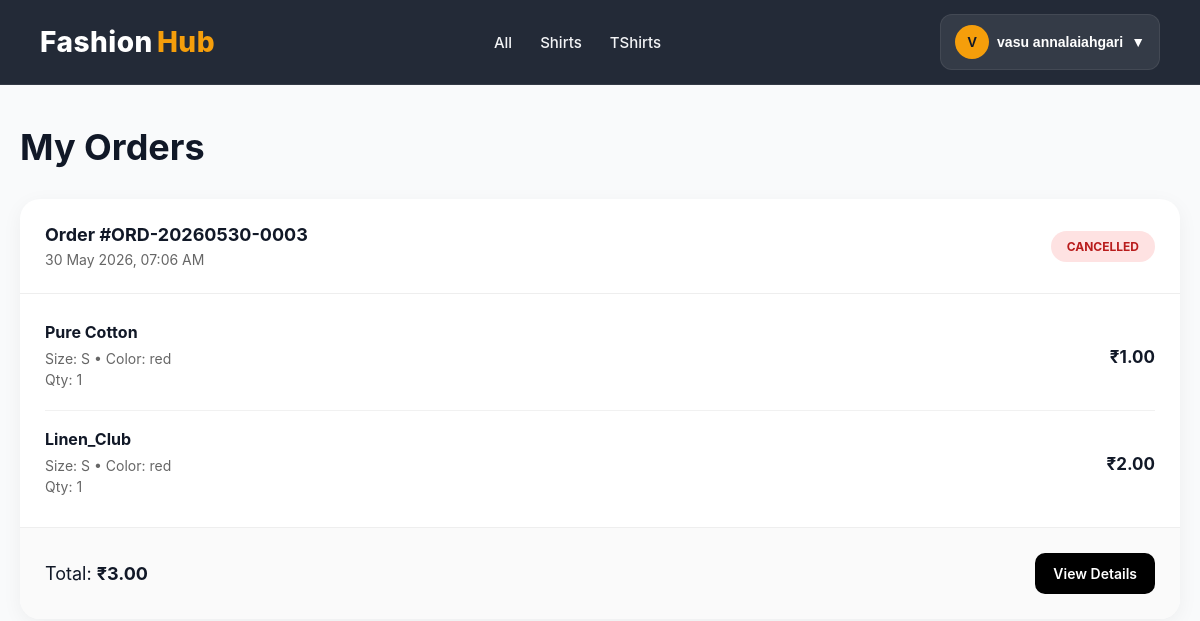
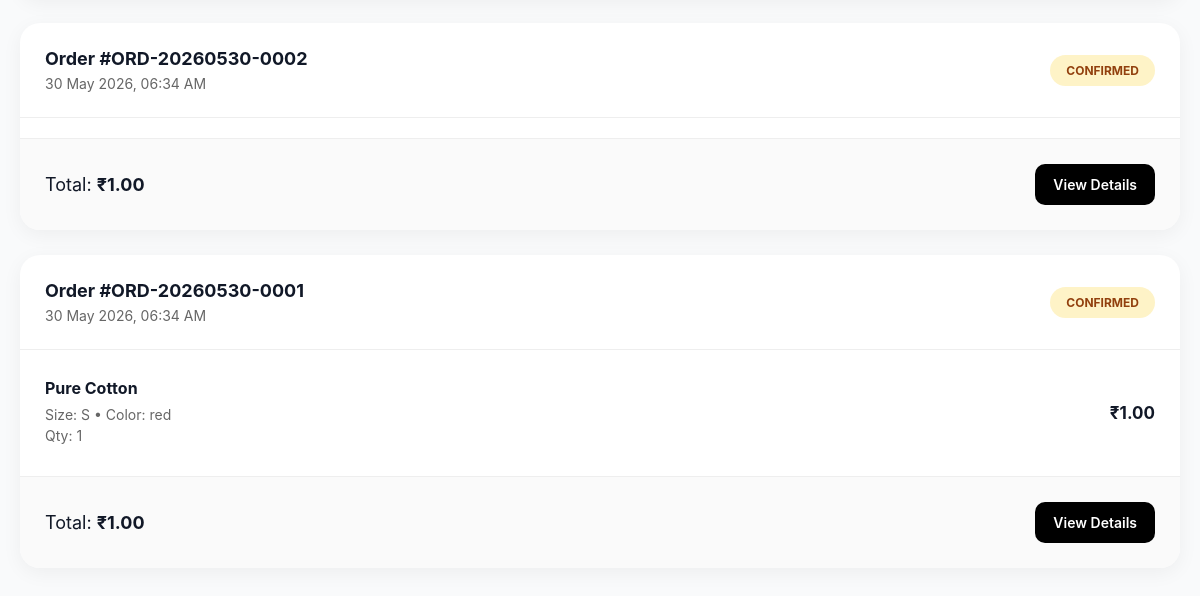
Page /orders/history/ (signed in) on the earlier database version (2 pictures, top to bottom).
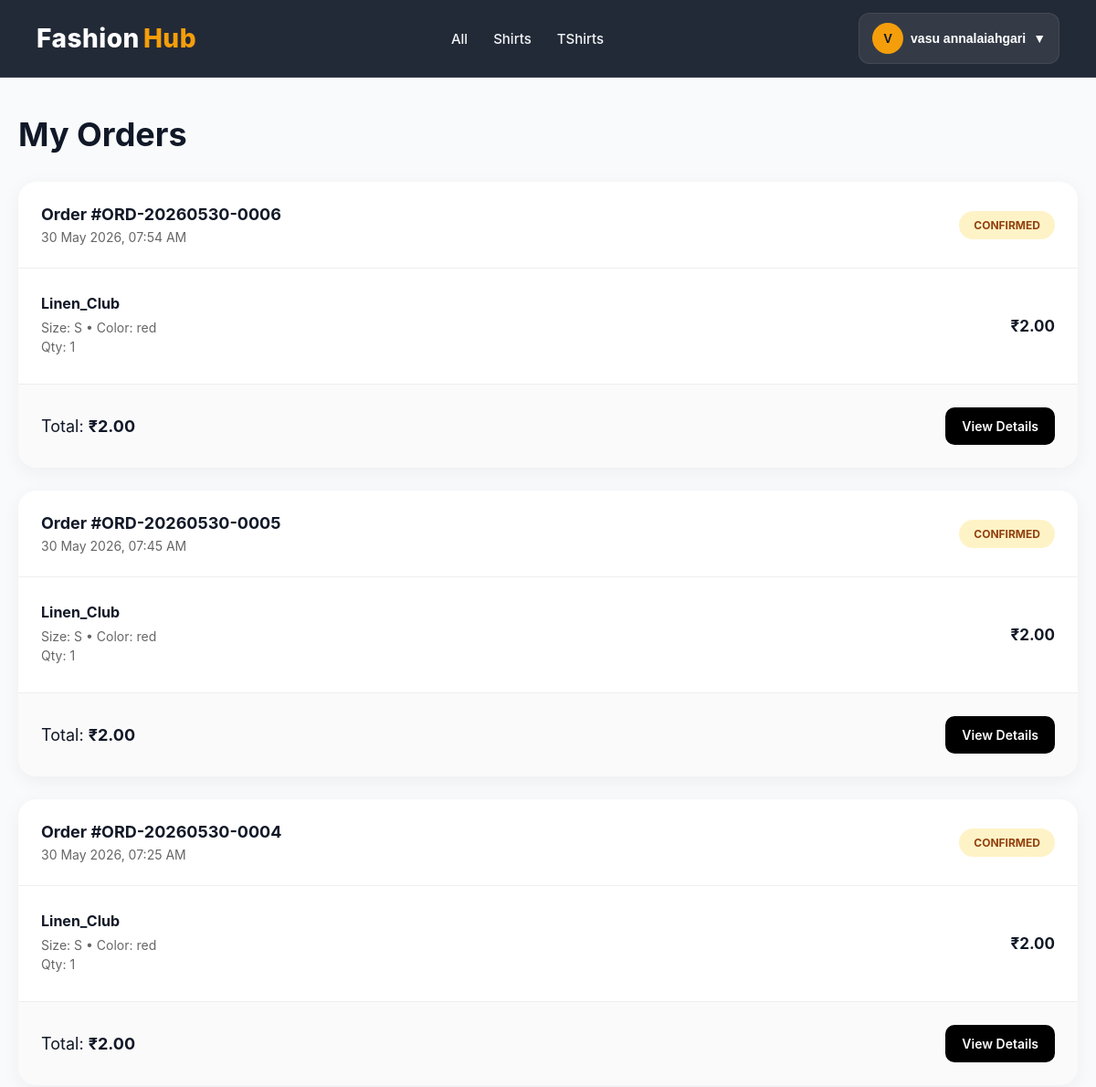
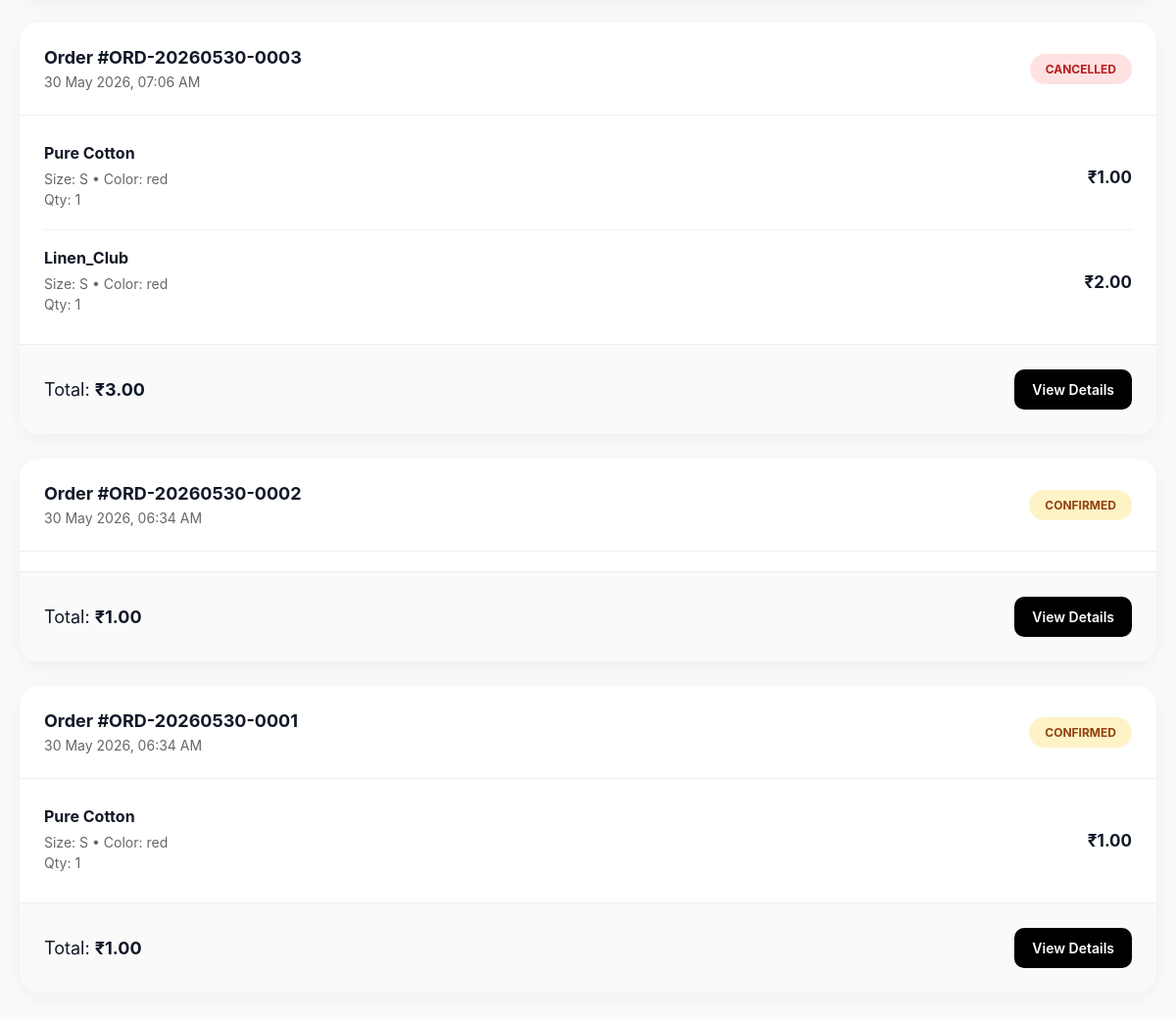
Same page on the later database version (2 pictures, top to bottom).
### products/models.py (models this page shows, shortened)
class BaseModel(models.Model):
    created_at = models.DateTimeField(
        auto_now_add=True
    )
    updated_at = models.DateTimeField(
        auto_now=True
    )
    class Meta:
        abstract = True

class Category(BaseModel):
    name = models.CharField(
        max_length=100,
        unique=True
    )
    slug = models.SlugField(
        unique=True,
        blank=True
    )
    image = models.ImageField(
        upload_to='categories/',
        blank=True,
        null=True
    )
    is_active = models.BooleanField(default=True)
    class Meta:
        verbose_name_plural = "Categories"
        ordering = ['name']
        indexes = [
            models.Index(fields=['slug']),
            models.Index(fields=['is_active']),
        ]

### orders/models.py (models this page shows, shortened)
class Order(models.Model):
    user = models.ForeignKey(settings.AUTH_USER_MODEL, on_delete=models.CASCADE, related_name="orders")
    order_id = models.CharField(max_length=20, unique=True)
    payment_method = models.CharField(max_length=20, choices=PaymentMethod.choices, default=PaymentMethod.COD)
    payment_status = models.CharField(max_length=20, choices=PaymentStatus.choices, default=PaymentStatus.PENDING)
    status = models.CharField(max_length=30, choices=OrderStatus.choices, default=OrderStatus.PENDING)
    shipping_status = models.CharField(max_length=30, choices=ShippingStatus.choices, default=ShippingStatus.PENDING)
    subtotal = models.DecimalField(max_digits=10, decimal_places=2, default=Decimal("0.00"))
    shipping_charge = models.DecimalField(max_digits=10, decimal_places=2, default=Decimal("0.00"))
    discount = models.DecimalField(max_digits=10, decimal_places=2, default=Decimal("0.00"))
    total = models.DecimalField(max_digits=10, decimal_places=2, default=Decimal("0.00"))
    courier_partner = models.CharField(max_length=100, blank=True, null=True)
    tracking_number = models.CharField(max_length=100, blank=True, null=True)
    estimated_delivery = models.DateField(blank=True, null=True)
    shipped_at = models.DateTimeField(blank=True, null=True)
    delivered_at = models.DateTimeField(blank=True, null=True)
    created_at = models.DateTimeField(auto_now_add=True)
    updated_at = models.DateTimeField(auto_now=True)
    refund_status = models.CharField(
        max_length=20,
        choices=[
            ("NOT_REQUESTED", "Not Requested"),
            ("REQUESTED", "Requested"),
            ("APPROVED", "Approved"),
            ("COMPLETED", "Completed"),
            ("REJECTED", "Rejected"),
        ],
        default="NOT_REQUESTED"
    )
    refund_method = models.CharField(
        max_length=20,
        choices=[
            ("UPI", "UPI"),
            ("BANK", "Bank Transfer"),
            ("WALLET", "Wallet"),
            ("CASH", "Cash Adjustment"),
        ],
        blank=True,
        null=True
    )
    refund_reference = models.CharField(
        max_length=100,
        blank=True,
        null=True
    )
    refunded_at = models.DateTimeField(
        blank=True,
        null=True
    )
    from django.utils import timezone

class OrderItem(models.Model):
    order = models.ForeignKey(Order, on_delete=models.CASCADE, related_name="items")
    product_name = models.CharField(max_length=255)
    product_image = models.ImageField(upload_to="orders/products/", blank=True, null=True)
    variant_id = models.IntegerField()
    sku = models.CharField(
        max_length=100,
        blank=True,
        null=True
    )
    size = models.CharField(max_length=50)
    color = models.CharField(max_length=50)
    price = models.DecimalField(max_digits=10, decimal_places=2)
    quantity = models.PositiveIntegerField()
    @property
    def total_price(self):
        return (self.price or Decimal("0")) * (self.quantity or 0)

### orders/views.py (the view)
@login_required
def order_history(request):
    orders = Order.objects.filter(
        user=request.user
    ).prefetch_related(
        "items"
    ).order_by("-created_at")
    return render(request, "orders/history.html", {
        "orders": orders
    })

### home/context_processors.py (called while the page is built)
def global_data(request):
    return {
        "categories": Category.objects.all()
    }

### orders/templates/orders/history.html (shortened to what this page needs)
{% load static %}
<!DOCTYPE html>
<html>
<head>
    <link rel="stylesheet"
          href="{% static 'orders/css/history.css' %}">
</head>
<body>
{% include 'partials/navbar.html' %}
<div class="history-container">
    <div class="history-header">
        <div>
            <h1>
                My Orders
            </h1>
        </div>
    </div>
    {% for order in orders %}
    <div class="order-card">
        <div class="order-top">
            <div class="order-left">
                <div class="order-id">
                    Order #{{ order.order_id }}
                </div>
                <div class="order-date">
                    {{ order.created_at|date:"d M Y, h:i A" }}
                </div>
            </div>
            <div class="order-right">
                <div class="status
                    {% if order.status == 'PAID' %}
                        paid
                    {% elif order.status == 'DELIVERED' %}
                        delivered
                    {% elif order.status == 'CANCELLED' %}
                        cancelled
                    {% elif order.status == 'SHIPPED' %}
                        shipped
                    {% else %}
                        pending
                    {% endif %}
                ">
                    {{ order.status }}
                </div>
            </div>
        </div>
        <div class="order-items">
            {% for item in order.items.all %}
            <div class="item-row">
                <div class="item-info">
                    <h4>
                        {{ item.product_name }}
                    </h4>
                    <p>
                        Size: {{ item.size }}
                        •
                        Color: {{ item.color }}
                    </p>
                    <p>
                        Qty: {{ item.quantity }}
                    </p>
                </div>
                <div class="item-price">
                    ₹{{ item.total_price }}
                </div>
            </div>
            {% endfor %}
        </div>
        <div class="order-footer">
            <div class="total">
                Total:
                <strong>
                    ₹{{ order.total }}
                </strong>
            </div>
            <div class="actions">
                <a href="{% url 'order_detail' order.order_id %}"
                   class="action-btn">
                    View Details
                </a>
            </div>
        </div>
    </div>
    {% endfor %}
</div>
</body>
</html>

### home/templates/partials/navbar.html (shortened to what this page needs)
{% load static %}
<link rel="stylesheet" href="{% static 'home/css/navbar.css' %}">
<header class="header" id="header">
    <a href="/" class="logo">
        Fashion<span>Hub</span>
    </a>
      <nav class="nav" id="nav">
    <a href="{% url 'product_list' %}">All</a>
    {% for category in categories %}
        <a href="{% url 'product_list' %}?category={{ category.slug }}">
            {{ category.name }}
        </a>
    {% endfor %}
</nav>
    <div class="nav-actions">
        {% if request.user.is_authenticated %}
        <div class="account-dropdown" id="accountWrapper">
            <button class="account-btn" id="accountBtn" type="button">
                <span class="account-avatar">
                    {{ request.user.full_name|default:request.user.email|first|upper }}
                </span>
                <span class="account-name">
                    {{ request.user.full_name|default:request.user.email }}
                </span>
                <span class="dropdown-icon">▼</span>
            </button>
        </div>
        {% endif %}
    </div>
</header>

Differences in the rows shown:
added Order: order_id "ORD-20260530-0006", created_at "30 May 2026, 07:54 AM", status "CONFIRMED", total "2.00"
added OrderItem: product_name "Linen_Club", size "S", color "red", quantity "1", total_price "2.00", shown under "ORD-20260530-0006"
added Order: order_id "ORD-20260530-0005", created_at "30 May 2026, 07:45 AM", status "CONFIRMED", total "2.00"
added OrderItem: product_name "Linen_Club", size "S", color "red", quantity "1", total_price "2.00", shown under "ORD-20260530-0005"
added Order: order_id "ORD-20260530-0004", created_at "30 May 2026, 07:25 AM", status "CONFIRMED", total "2.00"
added OrderItem: product_name "Linen_Club", size "S", color "red", quantity "1", total_price "2.00", shown under "ORD-20260530-0004"
